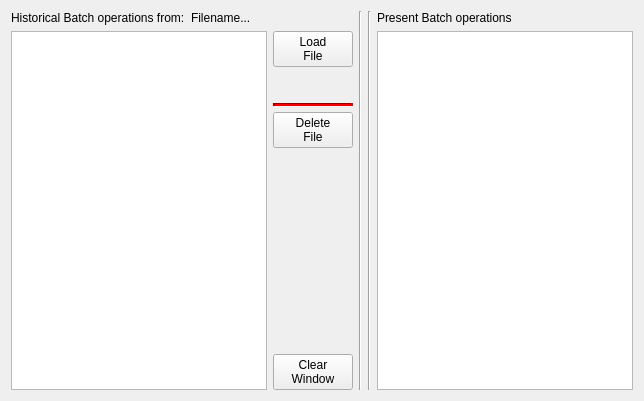
          <widget class="QWidget" name="history_bo">
           <attribute name="title">
            <string>History of Batch operations</string>
           </attribute>
           <layout class="QGridLayout" name="gridLayout_5" columnstretch="0,0,0,0,0,0,0">
            <item row="0" column="5">
             <widget class="QLabel" name="pbo_descr_label">
              <property name="sizePolicy">
               <sizepolicy hsizetype="Preferred" vsizetype="Fixed">
                <horstretch>0</horstretch>
                <verstretch>0</verstretch>
               </sizepolicy>
              </property>
              <property name="text">
               <string>Present Batch operations</string>
              </property>
             </widget>
            </item>
            <item row="1" column="2">
             <widget class="QPushButton" name="hboff_load_pushButton">
              <property name="sizePolicy">
               <sizepolicy hsizetype="Fixed" vsizetype="Fixed">
                <horstretch>0</horstretch>
                <verstretch>0</verstretch>
               </sizepolicy>
              </property>
              <property name="text">
               <string>Load
File</string>
              </property>
             </widget>
            </item>
            <item row="4" column="2">
             <widget class="QPushButton" name="hboff_delete_pushButton">
              <property name="sizePolicy">
               <sizepolicy hsizetype="Fixed" vsizetype="Fixed">
                <horstretch>0</horstretch>
                <verstretch>0</verstretch>
               </sizepolicy>
              </property>
              <property name="text">
               <string>Delete
File</string>
              </property>
             </widget>
            </item>
            <item row="6" column="2">
             <widget class="QPushButton" name="hboff_clear_pushButton">
              <property name="sizePolicy">
               <sizepolicy hsizetype="Fixed" vsizetype="Fixed">
                <horstretch>0</horstretch>
                <verstretch>0</verstretch>
               </sizepolicy>
              </property>
              <property name="text">
               <string>Clear
Window</string>
              </property>
             </widget>
            </item>
            <item row="0" column="4" rowspan="7">
             <widget class="Line" name="line_10">
              <property name="minimumSize">
               <size>
                <width>3</width>
                <height>0</height>
               </size>
              </property>
              <property name="styleSheet">
               <string notr="true">color: rgb(213, 0, 0);</string>
              </property>
              <property name="orientation">
               <enum>Qt::Vertical</enum>
              </property>
             </widget>
            </item>
            <item row="3" column="2">
             <widget class="Line" name="line_12">
              <property name="sizePolicy">
               <sizepolicy hsizetype="Preferred" vsizetype="Fixed">
                <horstretch>0</horstretch>
                <verstretch>0</verstretch>
               </sizepolicy>
              </property>
              <property name="maximumSize">
               <size>
                <width>16777215</width>
                <height>3</height>
               </size>
              </property>
              <property name="styleSheet">
               <string notr="true">background-color: rgb(213, 0, 0);</string>
              </property>
              <property name="lineWidth">
               <number>3</number>
              </property>
              <property name="orientation">
               <enum>Qt::Horizontal</enum>
              </property>
             </widget>
            </item>
            <item row="0" column="1" colspan="2">
             <widget class="QLabel" name="hboff_filename_label">
              <property name="sizePolicy">
               <sizepolicy hsizetype="Preferred" vsizetype="Fixed">
                <horstretch>0</horstretch>
                <verstretch>0</verstretch>
               </sizepolicy>
              </property>
              <property name="text">
               <string>Filename...</string>
              </property>
              <property name="textFormat">
               <enum>Qt::RichText</enum>
              </property>
             </widget>
            </item>
            <item row="1" column="0" rowspan="6" colspan="2">
             <widget class="QTextBrowser" name="hboff_textBrowser">
              <property name="sizePolicy">
               <sizepolicy hsizetype="Preferred" vsizetype="Preferred">
                <horstretch>0</horstretch>
                <verstretch>0</verstretch>
               </sizepolicy>
              </property>
              <property name="minimumSize">
               <size>
                <width>0</width>
                <height>0</height>
               </size>
              </property>
              <property name="frameShape">
               <enum>QFrame::StyledPanel</enum>
              </property>
             </widget>
            </item>
            <item row="0" column="3" rowspan="7">
             <widget class="Line" name="line_11">
              <property name="minimumSize">
               <size>
                <width>3</width>
                <height>0</height>
               </size>
              </property>
              <property name="styleSheet">
               <string notr="true">color: rgb(213, 0, 0);</string>
              </property>
              <property name="orientation">
               <enum>Qt::Vertical</enum>
              </property>
             </widget>
            </item>
            <item row="1" column="5" rowspan="6" colspan="2">
             <widget class="QTextBrowser" name="pbo_textBrowser">
              <property name="sizePolicy">
               <sizepolicy hsizetype="Expanding" vsizetype="Preferred">
                <horstretch>0</horstretch>
                <verstretch>0</verstretch>
               </sizepolicy>
              </property>
              <property name="minimumSize">
               <size>
                <width>0</width>
                <height>0</height>
               </size>
              </property>
             </widget>
            </item>
            <item row="0" column="0">
             <widget class="QLabel" name="hboff_descr_label">
              <property name="sizePolicy">
               <sizepolicy hsizetype="Preferred" vsizetype="Fixed">
                <horstretch>0</horstretch>
                <verstretch>0</verstretch>
               </sizepolicy>
              </property>
              <property name="text">
               <string>Historical Batch operations from:</string>
              </property>
             </widget>
            </item>
            <item row="5" column="2">
             <spacer name="verticalSpacer_8">
              <property name="orientation">
               <enum>Qt::Vertical</enum>
              </property>
              <property name="sizeType">
               <enum>QSizePolicy::Preferred</enum>
              </property>
              <property name="sizeHint" stdset="0">
               <size>
                <width>20</width>
                <height>200</height>
               </size>
              </property>
             </spacer>
            </item>
            <item row="2" column="2">
             <spacer name="verticalSpacer_3">
              <property name="orientation">
               <enum>Qt::Vertical</enum>
              </property>
              <property name="sizeType">
               <enum>QSizePolicy::Preferred</enum>
              </property>
              <property name="sizeHint" stdset="0">
               <size>
                <width>20</width>
                <height>30</height>
               </size>
              </property>
             </spacer>
            </item>
           </layout>
          </widget>
